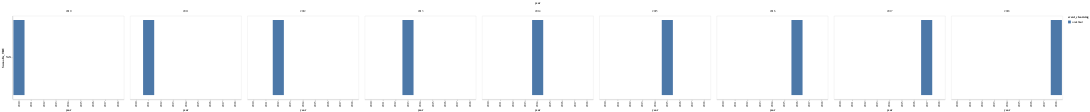

Notebook code for this chart:
### Code cell
alt.Chart(data_tru_df).mark_bar().encode(
    x='year:O',
    y='sum(is_TRU)',
    color='event_clearning:N',
    column='year:N'
)

### Figure 1 — Vega-Lite specification as saved in the notebook (floating-point values rounded to 4 significant figures)
{"$schema": "https://vega.github.io/schema/vega-lite/v2.6.0.json", "config": {"view": {"height": 300, "width": 400}}, "data": {"name": "data-e83c707268c5c1594301d2ab95150406"}, "datasets": {"data-e83c707268c5c1594301d2ab95150406": [{"arrived_time": "2010-04-26T10:33:27", "beat": "N3", "call_type": "TELEPHONE OTHER, NOT 911", "crime_type": "rape", "event_clearing": "RADIO BROADCAST AND CLEAR", "final_call_type": "Acquaintance Rape", "initial_call_type": "TRU - RAPE", "is_TRU": "yes", "is_arrest": "no", "month": 4, "original_time_queued": "2010-04-26T10:00:35", "precinct": "North", "priority": 5, "sector": "NORA", "time_delta": 1972, "year": 2010}, {"arrived_time": "2010-06-04T15:05:24", "beat": "Q3", "call_type": "TELEPHONE OTHER, NOT 911", "crime_type": "rape", "event_clearing": "RADIO BROADCAST AND CLEAR", "final_call_type": "Stranger Rape", "initial_call_type": "TRU - ASLT - WITH OR W/O WPNS (NO SHOOTINGS)", "is_TRU": "yes", "is_arrest": "no", "month": 6, "original_time_queued": "2010-06-04T14:15:48", "precinct": "West", "priority": 5, "sector": "QUEEN", "time_delta": 2976, "year": 2010}, {"arrived_time": "2010-06-09T09:11:39", "beat": "C1", "call_type": "TELEPHONE OTHER, NOT 911", "crime_type": "rape", "event_clearing": "REPORT WRITTEN (NO ARREST)", "final_call_type": "Acquaintance Rape", "initial_call_type": "TRU - RAPE", "is_TRU": "yes", "is_arrest": "no", "month": 6, "original_time_queued": "2010-06-09T08:28:18", "precinct": "East", "priority": 5, "sector": "CHARLIE", "time_delta": 2601, "year": 2010}, {"arrived_time": "2010-07-26T15:09:39", "beat": "W2", "call_type": "TELEPHONE OTHER, NOT 911", "crime_type": "rape", "event_clearing": "REPORT WRITTEN (NO ARREST)", "final_call_type": "Stranger Rape", "initial_call_type": "TRU - RAPE", "is_TRU": "yes", "is_arrest": "no", "month": 7, "original_time_queued": "2010-07-26T15:08:29", "precinct": "Southwest", "priority": 5, "sector": "WILLIAM", "time_delta": 70, "year": 2010}, {"arrived_time": "2010-09-28T11:54:04", "beat": "B1", "call_type": "TELEPHONE OTHER, NOT 911", "crime_type": "rape", "event_clearing": "REPORT WRITTEN (NO ARREST)", "final_call_type": "Stranger Rape", "initial_call_type": "TRU - RAPE", "is_TRU": "yes", "is_arrest": "no", "month": 9, "original_time_queued": "2010-09-28T10:13:59", "precinct": "North", "priority": 5, "sector": "BOY", "time_delta": 6005, "year": 2010}, {"arrived_time": "2011-05-25T17:21:21", "beat": "CTY", "call_type": "TELEPHONE OTHER, NOT 911", "crime_type": "rape", "event_clearing": "NON-CRIMINAL REFERRAL", "final_call_type": "Acquaintance Rape", "initial_call_type": "TRU - RAPE", "is_TRU": "yes", "is_arrest": "no", "month": 5, "original_time_queued": "2011-05-25T17:19:31", "precinct": "Unknown", "priority": 5, "sector": null, "time_delta": 110, "year": 2011}, {"arrived_time": "2011-05-26T15:42:53", "beat": "INV", "call_type": "TELEPHONE OTHER, NOT 911", "crime_type": "rape", "event_clearing": "NON-CRIMINAL REFERRAL", "final_call_type": "Acquaintance Rape", "initial_call_type": "TRU - RAPE", "is_TRU": "yes", "is_arrest": "no", "month": 5, "original_time_queued": "2011-05-26T15:42:25", "precinct": "Unknown", "priority": 5, "sector": null, "time_delta": 28, "year": 2011}, {"arrived_time": "2011-09-22T16:46:56", "beat": "TQ", "call_type": "TELEPHONE OTHER, NOT 911", "crime_type": "rape", "event_clearing": "REPORT WRITTEN (NO ARREST)", "final_call_type": "Stranger Rape", "initial_call_type": "TRU - RAPE", "is_TRU": "yes", "is_arrest": "no", "month": 9, "original_time_queued": "2011-09-22T16:45:48", "precinct": "Unknown", "priority": 5, "sector": null, "time_delta": 68, "year": 2011}, {"arrived_time": "2011-12-08T17:22:37", "beat": "C2", "call_type": "TELEPHONE OTHER, NOT 911", "crime_type": "rape", "event_clearing": "ASSISTANCE RENDERED", "final_call_type": "Acquaintance Rape", "initial_call_type": "TRU - RAPE", "is_TRU": "yes", "is_arrest": "no", "month": 12, "original_time_queued": "2011-12-08T17:14:16", "precinct": "East", "priority": 5, "sector": "CHARLIE", "time_delta": 501, "year": 2011}, {"arrived_time": "2012-02-16T10:03:24", "beat": "U2", "call_type": "TELEPHONE OTHER, NOT 911", "crime_type": "rape", "event_clearing": "ASSISTANCE RENDERED", "final_call_type": "Stranger Rape", "initial_call_type": "TRU - ASLT - WITH OR W/O WPNS (NO SHOOTINGS)", "is_TRU": "yes", "is_arrest": "no", "month": 2, "original_time_queued": "2012-02-16T10:02:11", "precinct": "North", "priority": 5, "sector": "UNION", "time_delta": 73, "year": 2012}, {"arrived_time": "2012-02-24T16:25:38", "beat": "D3", "call_type": "TELEPHONE OTHER, NOT 911", "crime_type": "rape", "event_clearing": "REPORT WRITTEN (NO ARREST)", "final_call_type": "Acquaintance Rape", "initial_call_type": "TRU - RAPE", "is_TRU": "yes", "is_arrest": "no", "month": 2, "original_time_queued": "2012-02-24T16:21:25", "precinct": "West", "priority": 5, "sector": "DAVID", "time_delta": 253, "year": 2012}, {"arrived_time": "2012-04-23T14:42:37", "beat": "M1", "call_type": "TELEPHONE OTHER, NOT 911", "crime_type": "rape", "event_clearing": "RADIO BROADCAST AND CLEAR", "final_call_type": "Acquaintance Rape", "initial_call_type": "TRU - RAPE", "is_TRU": "yes", "is_arrest": "no", "month": 4, "original_time_queued": "2012-04-23T12:09:51", "precinct": "West", "priority": 5, "sector": "MARY", "time_delta": 9166, "year": 2012}, {"arrived_time": "2012-06-13T19:36:21", "beat": "G2", "call_type": "TELEPHONE OTHER, NOT 911", "crime_type": "rape", "event_clearing": "ASSISTANCE RENDERED", "final_call_type": "Acquaintance Rape", "initial_call_type": "TRU - RAPE", "is_TRU": "yes", "is_arrest": "no", "month": 6, "original_time_queued": "2012-06-13T18:59:33", "precinct": "East", "priority": 5, "sector": "GEORGE", "time_delta": 2208, "year": 2012}, {"arrived_time": "2012-07-11T12:26:46", "beat": "O1", "call_type": "TELEPHONE OTHER, NOT 911", "crime_type": "rape", "event_clearing": "REPORT WRITTEN (NO ARREST)", "final_call_type": "Acquaintance Rape", "initial_call_type": "TRU - RAPE", "is_TRU": "yes", "is_arrest": "no", "month": 7, "original_time_queued": "2012-07-11T12:24:16", "precinct": "South", "priority": 5, "sector": "OCEAN", "time_delta": 150, "year": 2012}, {"arrived_time": "2012-09-18T13:20:59", "beat": "S1", "call_type": "TELEPHONE OTHER, NOT 911", "crime_type": "rape", "event_clearing": "REPORT WRITTEN (NO ARREST)", "final_call_type": "Acquaintance Rape", "initial_call_type": "TRU - RAPE", "is_TRU": "yes", "is_arrest": "no", "month": 9, "original_time_queued": "2012-09-18T12:55:03", "precinct": "South", "priority": 5, "sector": "SAM", "time_delta": 1556, "year": 2012}, {"arrived_time": "2013-01-07T08:23:13", "beat": "COMM", "call_type": "TELEPHONE OTHER, NOT 911", "crime_type": "rape", "event_clearing": "REPORT WRITTEN (NO ARREST)", "final_call_type": "Acquaintance Rape", "initial_call_type": "TRU - ASLT - MOLESTED ADULT (GROPED, FONDLED, ETC)", "is_TRU": "yes", "is_arrest": "no", "month": 1, "original_time_queued": "2013-01-07T08:19:21", "precinct": "Unknown", "priority": 5, "sector": null, "time_delta": 232, "year": 2013}, {"arrived_time": "2013-03-21T18:17:48", "beat": "G1", "call_type": "TELEPHONE OTHER, NOT 911", "crime_type": "rape", "event_clearing": "ASSISTANCE RENDERED", "final_call_type": "Acquaintance Rape", "initial_call_type": "TRU - THEFT", "is_TRU": "yes", "is_arrest": "no", "month": 3, "original_time_queued": "2013-03-21T17:37:45", "precinct": "East", "priority": 5, "sector": "GEORGE", "time_delta": 2403, "year": 2013}, {"arrived_time": "2013-03-22T10:05:51", "beat": "D3", "call_type": "TELEPHONE OTHER, NOT 911", "crime_type": "rape", "event_clearing": "REPORT WRITTEN (NO ARREST)", "final_call_type": "Acquaintance Rape", "initial_call_type": "TRU - CHILD ABUSED, NEGLECTED", "is_TRU": "yes", "is_arrest": "no", "month": 3, "original_time_queued": "2013-03-22T09:20:45", "precinct": "West", "priority": 5, "sector": "DAVID", "time_delta": 2706, "year": 2013}, {"arrived_time": "2013-04-12T10:44:36", "beat": "B1", "call_type": "911", "crime_type": "rape", "event_clearing": "REPORT WRITTEN (NO ARREST)", "final_call_type": "Acquaintance Rape", "initial_call_type": "TRU - ASLT - MOLESTED ADULT (GROPED, FONDLED, ETC)", "is_TRU": "yes", "is_arrest": "no", "month": 4, "original_time_queued": "2013-04-12T09:33:39", "precinct": "North", "priority": 5, "sector": "BOY", "time_delta": 4257, "year": 2013}, {"arrived_time": "2013-06-21T15:19:52", "beat": "C1", "call_type": "TELEPHONE OTHER, NOT 911", "crime_type": "rape", "event_clearing": "REPORT WRITTEN (NO ARREST)", "final_call_type": "Acquaintance Rape", "initial_call_type": "TRU - ASLT - WITH OR W/O WPNS (NO SHOOTINGS)", "is_TRU": "yes", "is_arrest": "no", "month": 6, "original_time_queued": "2013-06-21T14:36:04", "precinct": "East", "priority": 5, "sector": "CHARLIE", "time_delta": 2628, "year": 2013}, {"arrived_time": "2013-06-21T19:15:42", "beat": "S", "call_type": "TELEPHONE OTHER, NOT 911", "crime_type": "rape", "event_clearing": "UNABLE TO LOCATE INCIDENT OR COMPLAINANT", "final_call_type": "Acquaintance Rape", "initial_call_type": "TRU - RAPE", "is_TRU": "yes", "is_arrest": "no", "month": 6, "original_time_queued": "2013-06-21T19:06:23", "precinct": "Unknown", "priority": 5, "sector": null, "time_delta": 559, "year": 2013}, {"arrived_time": "2013-07-17T15:43:17", "beat": "M2", "call_type": "TELEPHONE OTHER, NOT 911", "crime_type": "rape", "event_clearing": "ASSISTANCE RENDERED", "final_call_type": "Acquaintance Rape", "initial_call_type": "TRU - RAPE", "is_TRU": "yes", "is_arrest": "no", "month": 7, "original_time_queued": "2013-07-17T13:42:43", "precinct": "West", "priority": 5, "sector": "MARY", "time_delta": 7234, "year": 2013}, {"arrived_time": "2013-07-17T20:38:52", "beat": "N", "call_type": "TELEPHONE OTHER, NOT 911", "crime_type": "rape", "event_clearing": "REPORT WRITTEN (NO ARREST)", "final_call_type": "Stranger Rape", "initial_call_type": "TRU - ASLT - WITH OR W/O WPNS (NO SHOOTINGS)", "is_TRU": "yes", "is_arrest": "no", "month": 7, "original_time_queued": "2013-07-17T20:36:09", "precinct": "Unknown", "priority": 5, "sector": null, "time_delta": 163, "year": 2013}, {"arrived_time": "2013-07-18T18:54:02", "beat": "M2", "call_type": "TELEPHONE OTHER, NOT 911", "crime_type": "rape", "event_clearing": "REPORT WRITTEN (NO ARREST)", "final_call_type": "Acquaintance Rape", "initial_call_type": "TRU - RAPE", "is_TRU": "yes", "is_arrest": "no", "month": 7, "original_time_queued": "2013-07-18T17:45:54", "precinct": "West", "priority": 5, "sector": "MARY", "time_delta": 4088, "year": 2013}, {"arrived_time": "2013-08-14T18:37:17", "beat": "N", "call_type": "TELEPHONE OTHER, NOT 911", "crime_type": "rape", "event_clearing": "REPORT WRITTEN (NO ARREST)", "final_call_type": "Acquaintance Rape", "initial_call_type": "TRU - RAPE", "is_TRU": "yes", "is_arrest": "no", "month": 8, "original_time_queued": "2013-08-14T17:51:53", "precinct": "Unknown", "priority": 5, "sector": null, "time_delta": 2724, "year": 2013}, {"arrived_time": "2013-09-04T15:15:52", "beat": "C2", "call_type": "TELEPHONE OTHER, NOT 911", "crime_type": "rape", "event_clearing": "REPORT WRITTEN (NO ARREST)", "final_call_type": "Acquaintance Rape", "initial_call_type": "TRU - CHILD ABUSED, NEGLECTED", "is_TRU": "yes", "is_arrest": "no", "month": 9, "original_time_queued": "2013-09-04T12:41:30", "precinct": "East", "priority": 5, "sector": "CHARLIE", "time_delta": 9262, "year": 2013}, {"arrived_time": "2013-09-09T10:49:55", "beat": "COMM", "call_type": "TELEPHONE OTHER, NOT 911", "crime_type": "rape", "event_clearing": "REPORT WRITTEN (NO ARREST)", "final_call_type": "Acquaintance Rape", "initial_call_type": "TRU - RAPE", "is_TRU": "yes", "is_arrest": "no", "month": 9, "original_time_queued": "2013-09-09T10:42:42", "precinct": "Unknown", "priority": 5, "sector": null, "time_delta": 433, "year": 2013}, {"arrived_time": "2013-10-01T20:47:06", "beat": "B3", "call_type": "TELEPHONE OTHER, NOT 911", "crime_type": "rape", "event_clearing": "UNABLE TO LOCATE INCIDENT OR COMPLAINANT", "final_call_type": "Acquaintance Rape", "initial_call_type": "TRU - RAPE", "is_TRU": "yes", "is_arrest": "no", "month": 10, "original_time_queued": "2013-10-01T20:45:39", "precinct": "North", "priority": 5, "sector": "BOY", "time_delta": 87, "year": 2013}, {"arrived_time": "2013-10-21T11:36:31", "beat": "COMM", "call_type": "TELEPHONE OTHER, NOT 911", "crime_type": "rape", "event_clearing": "REPORT WRITTEN (NO ARREST)", "final_call_type": "Acquaintance Rape", "initial_call_type": "TRU - ASLT - WITH OR W/O WPNS (NO SHOOTINGS)", "is_TRU": "yes", "is_arrest": "no", "month": 10, "original_time_queued": "2013-10-21T10:46:49", "precinct": "Unknown", "priority": 5, "sector": null, "time_delta": 2982, "year": 2013}, {"arrived_time": "2013-11-01T15:47:17", "beat": "TQ", "call_type": "TELEPHONE OTHER, NOT 911", "crime_type": "rape", "event_clearing": "UNABLE TO LOCATE INCIDENT OR COMPLAINANT", "final_call_type": "Acquaintance Rape", "initial_call_type": "TRU - RAPE", "is_TRU": "yes", "is_arrest": "no", "month": 11, "original_time_queued": "2013-11-01T14:44:03", "precinct": "Unknown", "priority": 5, "sector": null, "time_delta": 3794, "year": 2013}, {"arrived_time": "2013-11-04T15:33:10", "beat": "COMM", "call_type": "TELEPHONE OTHER, NOT 911", "crime_type": "rape", "event_clearing": "UNABLE TO LOCATE INCIDENT OR COMPLAINANT", "final_call_type": "Acquaintance Rape", "initial_call_type": "TRU - RAPE", "is_TRU": "yes", "is_arrest": "no", "month": 11, "original_time_queued": "2013-11-04T14:34:31", "precinct": "Unknown", "priority": 5, "sector": null, "time_delta": 3519, "year": 2013}, {"arrived_time": "2014-02-28T10:36:45", "beat": "L1", "call_type": "TELEPHONE OTHER, NOT 911", "crime_type": "rape", "event_clearing": "REPORT WRITTEN (NO ARREST)", "final_call_type": "Acquaintance Rape", "initial_call_type": "TRU - ASLT - WITH OR W/O WPNS (NO SHOOTINGS)", "is_TRU": "yes", "is_arrest": "no", "month": 2, "original_time_queued": "2014-02-28T10:06:42", "precinct": "North", "priority": 5, "sector": "LINCOLN", "time_delta": 1803, "year": 2014}, {"arrived_time": "2014-03-31T13:45:45", "beat": "D1", "call_type": "TELEPHONE OTHER, NOT 911", "crime_type": "rape", "event_clearing": "REPORT WRITTEN (NO ARREST)", "final_call_type": "Stranger Rape", "initial_call_type": "TRU - ASLT - WITH OR W/O WPNS (NO SHOOTINGS)", "is_TRU": "yes", "is_arrest": "no", "month": 3, "original_time_queued": "2014-03-31T08:32:34", "precinct": "West", "priority": 5, "sector": "DAVID", "time_delta": 18791, "year": 2014}, {"arrived_time": "2014-05-08T16:32:04", "beat": "B2", "call_type": "TELEPHONE OTHER, NOT 911", "crime_type": "rape", "event_clearing": "REPORT WRITTEN (NO ARREST)", "final_call_type": "Stranger Rape", "initial_call_type": "TRU - RAPE", "is_TRU": "yes", "is_arrest": "no", "month": 5, "original_time_queued": "2014-05-08T09:38:58", "precinct": "North", "priority": 5, "sector": "BOY", "time_delta": 24786, "year": 2014}, {"arrived_time": "2014-08-05T18:52:47", "beat": "M1", "call_type": "TELEPHONE OTHER, NOT 911", "crime_type": "rape", "event_clearing": "REPORT WRITTEN (NO ARREST)", "final_call_type": "Acquaintance Rape", "initial_call_type": "TRU - RAPE", "is_TRU": "yes", "is_arrest": "no", "month": 8, "original_time_queued": "2014-08-05T11:09:19", "precinct": "West", "priority": 5, "sector": "MARY", "time_delta": 27808, "year": 2014}, {"arrived_time": "2014-08-18T19:47:54", "beat": "K3", "call_type": "TELEPHONE OTHER, NOT 911", "crime_type": "rape", "event_clearing": "UNABLE TO LOCATE INCIDENT OR COMPLAINANT", "final_call_type": "Stranger Rape", "initial_call_type": "TRU - ROBBERY", "is_TRU": "yes", "is_arrest": "no", "month": 8, "original_time_queued": "2014-08-18T19:46:41", "precinct": "West", "priority": 5, "sector": "KING", "time_delta": 73, "year": 2014}, {"arrived_time": "2014-11-04T10:05:51", "beat": "D1", "call_type": "TELEPHONE OTHER, NOT 911", "crime_type": "rape", "event_clearing": "REPORT WRITTEN (NO ARREST)", "final_call_type": "Acquaintance Rape", "initial_call_type": "TRU - RAPE", "is_TRU": "yes", "is_arrest": "no", "month": 11, "original_time_queued": "2014-11-04T09:37:28", "precinct": "West", "priority": 5, "sector": "DAVID", "time_delta": 1703, "year": 2014}, {"arrived_time": "2015-03-05T09:43:19", "beat": "L1", "call_type": "TELEPHONE OTHER, NOT 911", "crime_type": "rape", "event_clearing": "REPORT WRITTEN (NO ARREST)", "final_call_type": "Acquaintance Rape", "initial_call_type": "TRU - RAPE", "is_TRU": "yes", "is_arrest": "no", "month": 3, "original_time_queued": "2015-03-05T09:41:42", "precinct": "North", "priority": 5, "sector": "LINCOLN", "time_delta": 97, "year": 2015}, {"arrived_time": "2015-03-05T21:29:08", "beat": "COMM", "call_type": "TELEPHONE OTHER, NOT 911", "crime_type": "rape", "event_clearing": "REPORT WRITTEN (NO ARREST)", "final_call_type": "Acquaintance Rape", "initial_call_type": "TRU - RAPE", "is_TRU": "yes", "is_arrest": "no", "month": 3, "original_time_queued": "2015-03-05T21:17:22", "precinct": "Unknown", "priority": 5, "sector": null, "time_delta": 706, "year": 2015}, {"arrived_time": "2015-03-10T16:06:51", "beat": "COMM", "call_type": "TELEPHONE OTHER, NOT 911", "crime_type": "rape", "event_clearing": "UNABLE TO LOCATE INCIDENT OR COMPLAINANT", "final_call_type": "Acquaintance Rape", "initial_call_type": "TRU - CHILD ABUSED, NEGLECTED", "is_TRU": "yes", "is_arrest": "no", "month": 3, "original_time_queued": "2015-03-10T16:06:01", "precinct": "Unknown", "priority": 5, "sector": null, "time_delta": 50, "year": 2015}, {"arrived_time": "2015-03-12T07:00:40", "beat": "M1", "call_type": "TELEPHONE OTHER, NOT 911", "crime_type": "rape", "event_clearing": "UNABLE TO LOCATE INCIDENT OR COMPLAINANT", "final_call_type": "Stranger Rape", "initial_call_type": "TRU - RAPE", "is_TRU": "yes", "is_arrest": "no", "month": 3, "original_time_queued": "2015-03-12T06:47:56", "precinct": "West", "priority": 5, "sector": "MARY", "time_delta": 764, "year": 2015}, {"arrived_time": "2015-04-07T17:01:37", "beat": "U3", "call_type": "TELEPHONE OTHER, NOT 911", "crime_type": "rape", "event_clearing": "REPORT WRITTEN (NO ARREST)", "final_call_type": "Acquaintance Rape", "initial_call_type": "TRU - RAPE", "is_TRU": "yes", "is_arrest": "no", "month": 4, "original_time_queued": "2015-04-07T16:53:35", "precinct": "North", "priority": 5, "sector": "UNION", "time_delta": 482, "year": 2015}, {"arrived_time": "2015-05-21T16:39:01", "beat": "E", "call_type": "TELEPHONE OTHER, NOT 911", "crime_type": "rape", "event_clearing": "REPORT WRITTEN (NO ARREST)", "final_call_type": "Stranger Rape", "initial_call_type": "TRU - RAPE", "is_TRU": "yes", "is_arrest": "no", "month": 5, "original_time_queued": "2015-05-21T16:32:12", "precinct": "Unknown", "priority": 5, "sector": null, "time_delta": 409, "year": 2015}, {"arrived_time": "2015-06-22T12:10:28", "beat": "COMM", "call_type": "TELEPHONE OTHER, NOT 911", "crime_type": "rape", "event_clearing": "REPORT WRITTEN (NO ARREST)", "final_call_type": "Acquaintance Rape", "initial_call_type": "TRU - RAPE", "is_TRU": "yes", "is_arrest": "no", "month": 6, "original_time_queued": "2015-06-22T11:56:00", "precinct": "Unknown", "priority": 5, "sector": null, "time_delta": 868, "year": 2015}, {"arrived_time": "2015-07-13T19:05:21", "beat": "E3", "call_type": "TELEPHONE OTHER, NOT 911", "crime_type": "rape", "event_clearing": "REPORT WRITTEN (NO ARREST)", "final_call_type": "Acquaintance Rape", "initial_call_type": "TRU - RAPE", "is_TRU": "yes", "is_arrest": "no", "month": 7, "original_time_queued": "2015-07-13T17:35:38", "precinct": "East", "priority": 5, "sector": "EDWARD", "time_delta": 5383, "year": 2015}, {"arrived_time": "2015-10-06T17:23:35", "beat": "M3", "call_type": "TELEPHONE OTHER, NOT 911", "crime_type": "rape", "event_clearing": "REPORT WRITTEN (NO ARREST)", "final_call_type": "Stranger Rape", "initial_call_type": "TRU - ASLT - WITH OR W/O WPNS (NO SHOOTINGS)", "is_TRU": "yes", "is_arrest": "no", "month": 10, "original_time_queued": "2015-10-06T17:14:06", "precinct": "West", "priority": 5, "sector": "MARY", "time_delta": 569, "year": 2015}, {"arrived_time": "2015-12-08T13:24:52", "beat": "G1", "call_type": "TELEPHONE OTHER, NOT 911", "crime_type": "rape", "event_clearing": "REPORT WRITTEN (NO ARREST)", "final_call_type": "Stranger Rape", "initial_call_type": "TRU - RAPE", "is_TRU": "yes", "is_arrest": "no", "month": 12, "original_time_queued": "2015-12-08T13:23:37", "precinct": "East", "priority": 5, "sector": "GEORGE", "time_delta": 75, "year": 2015}, {"arrived_time": "2016-03-04T17:36:28", "beat": "K1", "call_type": "TELEPHONE OTHER, NOT 911", "crime_type": "rape", "event_clearing": "REPORT WRITTEN (NO ARREST)", "final_call_type": "Acquaintance Rape", "initial_call_type": "TRU - ASLT - WITH OR W/O WPNS (NO SHOOTINGS)", "is_TRU": "yes", "is_arrest": "no", "month": 3, "original_time_queued": "2016-03-04T17:34:56", "precinct": "West", "priority": 5, "sector": "KING", "time_delta": 92, "year": 2016}, {"arrived_time": "2016-04-28T16:15:16", "beat": "COMM", "call_type": "ONVIEW", "crime_type": "rape", "event_clearing": "REPORT WRITTEN (NO ARREST)", "final_call_type": "Stranger Rape", "initial_call_type": "TRU - RAPE", "is_TRU": "yes", "is_arrest": "no", "month": 4, "original_time_queued": "2016-04-28T16:15:16", "precinct": "Unknown", "priority": 5, "sector": null, "time_delta": 0, "year": 2016}, {"arrived_time": "2016-08-04T12:14:07", "beat": "B2", "call_type": "TELEPHONE OTHER, NOT 911", "crime_type": "rape", "event_clearing": "ASSISTANCE RENDERED", "final_call_type": "Stranger Rape", "initial_call_type": "TRU - RAPE", "is_TRU": "yes", "is_arrest": "no", "month": 8, "original_time_queued": "2016-08-04T12:05:10", "precinct": "North", "priority": 5, "sector": "BOY", "time_delta": 537, "year": 2016}, {"arrived_time": "2016-08-29T17:44:49", "beat": "E2", "call_type": "TELEPHONE OTHER, NOT 911", "crime_type": "rape", "event_clearing": "ASSISTANCE RENDERED", "final_call_type": "Acquaintance Rape", "initial_call_type": "TRU - ASLT - WITH OR W/O WPNS (NO SHOOTINGS)", "is_TRU": "yes", "is_arrest": "no", "month": 8, "original_time_queued": "2016-08-29T16:37:39", "precinct": "East", "priority": 5, "sector": "EDWARD", "time_delta": 4030, "year": 2016}, {"arrived_time": "2017-01-04T19:14:41", "beat": "U2", "call_type": "TELEPHONE OTHER, NOT 911", "crime_type": "rape", "event_clearing": "REPORT WRITTEN (NO ARREST)", "final_call_type": "Acquaintance Rape", "initial_call_type": "TRU - RAPE", "is_TRU": "yes", "is_arrest": "no", "month": 1, "original_time_queued": "2017-01-04T13:44:26", "precinct": "North", "priority": 5, "sector": "UNION", "time_delta": 19815, "year": 2017}, {"arrived_time": "2017-01-12T19:56:54", "beat": "Q2", "call_type": "TELEPHONE OTHER, NOT 911", "crime_type": "rape", "event_clearing": "REPORT WRITTEN (NO ARREST)", "final_call_type": "Acquaintance Rape", "initial_call_type": "TRU - RAPE", "is_TRU": "yes", "is_arrest": "no", "month": 1, "original_time_queued": "2017-01-12T19:45:00", "precinct": "West", "priority": 5, "sector": "QUEEN", "time_delta": 714, "year": 2017}, {"arrived_time": "2017-08-15T12:56:09", "beat": "M1", "call_type": "TELEPHONE OTHER, NOT 911", "crime_type": "rape", "event_clearing": "REPORT WRITTEN (NO ARREST)", "final_call_type": "Acquaintance Rape", "initial_call_type": "TRU - RAPE", "is_TRU": "yes", "is_arrest": "no", "month": 8, "original_time_queued": "2017-08-15T12:45:10", "precinct": "West", "priority": 5, "sector": "MARY", "time_delta": 659, "year": 2017}, {"arrived_time": "2017-08-15T17:36:15", "beat": "Q1", "call_type": "TELEPHONE OTHER, NOT 911", "crime_type": "rape", "event_clearing": "ASSISTANCE RENDERED", "final_call_type": "Acquaintance Rape", "initial_call_type": "TRU - RAPE", "is_TRU": "yes", "is_arrest": "no", "month": 8, "original_time_queued": "2017-08-15T13:28:57", "precinct": "West", "priority": 5, "sector": "QUEEN", "time_delta": 14838, "year": 2017}, {"arrived_time": "2017-09-20T11:03:05", "beat": "D1", "call_type": "TELEPHONE OTHER, NOT 911", "crime_type": "rape", "event_clearing": "REPORT WRITTEN (NO ARREST)", "final_call_type": "Stranger Rape", "initial_call_type": "TRU - SUSPICIOUS CIRCUMSTANCES", "is_TRU": "yes", "is_arrest": "no", "month": 9, "original_time_queued": "2017-09-20T10:59:36", "precinct": "West", "priority": 5, "sector": "DAVID", "time_delta": 209, "year": 2017}, {"arrived_time": "2017-11-17T12:26:24", "beat": "COMM", "call_type": "TELEPHONE OTHER, NOT 911", "crime_type": "rape", "event_clearing": "REPORT WRITTEN (NO ARREST)", "final_call_type": "Stranger Rape", "initial_call_type": "TRU - RAPE", "is_TRU": "yes", "is_arrest": "no", "month": 11, "original_time_queued": "2017-11-17T12:25:27", "precinct": "Unknown", "priority": 5, "sector": null, "time_delta": 57, "year": 2017}, {"arrived_time": "2017-12-15T15:30:59", "beat": "E2", "call_type": "TELEPHONE OTHER, NOT 911", "crime_type": "rape", "event_clearing": "REPORT WRITTEN (NO ARREST)", "final_call_type": "Acquaintance Rape", "initial_call_type": "TRU - RAPE", "is_TRU": "yes", "is_arrest": "no", "month": 12, "original_time_queued": "2017-12-15T14:45:36", "precinct": "East", "priority": 5, "sector": "EDWARD", "time_delta": 2723, "year": 2017}, {"arrived_time": "2018-01-07T14:11:09", "beat": "K1", "call_type": "TELEPHONE OTHER, NOT 911", "crime_type": "rape", "event_clearing": "REPORT WRITTEN (NO ARREST)", "final_call_type": "Acquaintance Rape", "initial_call_type": "TRU - RAPE", "is_TRU": "yes", "is_arrest": "no", "month": 1, "original_time_queued": "2018-01-07T13:14:53", "precinct": "West", "priority": 5, "sector": "KING", "time_delta": 3376, "year": 2018}, {"arrived_time": "2018-01-10T14:40:36", "beat": "E2", "call_type": "TELEPHONE OTHER, NOT 911", "crime_type": "rape", "event_clearing": "REPORT WRITTEN (NO ARREST)", "final_call_type": "Acquaintance Rape", "initial_call_type": "TRU - ASLT - MOLESTED ADULT (GROPED, FONDLED, ETC)", "is_TRU": "yes", "is_arrest": "no", "month": 1, "original_time_queued": "2018-01-10T12:14:14", "precinct": "East", "priority": 5, "sector": "EDWARD", "time_delta": 8782, "year": 2018}, {"arrived_time": "2018-01-19T14:15:44", "beat": "U2", "call_type": "TELEPHONE OTHER, NOT 911", "crime_type": "rape", "event_clearing": "REPORT WRITTEN (NO ARREST)", "final_call_type": "Acquaintance Rape", "initial_call_type": "TRU - ASLT - MOLESTED ADULT (GROPED, FONDLED, ETC)", "is_TRU": "yes", "is_arrest": "no", "month": 1, "original_time_queued": "2018-01-19T13:56:18", "precinct": "North", "priority": 5, "sector": "UNION", "time_delta": 1166, "year": 2018}, {"arrived_time": "2018-01-29T11:44:16", "beat": "D1", "call_type": "TELEPHONE OTHER, NOT 911", "crime_type": "rape", "event_clearing": "REPORT WRITTEN (NO ARREST)", "final_call_type": "Acquaintance Rape", "initial_call_type": "TRU - ASLT - MOLESTED ADULT (GROPED, FONDLED, ETC)", "is_TRU": "yes", "is_arrest": "no", "month": 1, "original_time_queued": "2018-01-29T10:42:52", "precinct": "West", "priority": 5, "sector": "DAVID", "time_delta": 3684, "year": 2018}, {"arrived_time": "2018-02-01T09:44:54", "beat": "L1", "call_type": "TELEPHONE OTHER, NOT 911", "crime_type": "rape", "event_clearing": "REPORT WRITTEN (NO ARREST)", "final_call_type": "Stranger Rape", "initial_call_type": "TRU - ASLT - MOLESTED ADULT (GROPED, FONDLED, ETC)", "is_TRU": "yes", "is_arrest": "no", "month": 2, "original_time_queued": "2018-02-01T09:33:23", "precinct": "North", "priority": 5, "sector": "LINCOLN", "time_delta": 691, "year": 2018}, {"arrived_time": "2018-03-01T12:01:30", "beat": "L2", "call_type": "911", "crime_type": "rape", "event_clearing": "REPORT WRITTEN (NO ARREST)", "final_call_type": "Acquaintance Rape", "initial_call_type": "TRU - RAPE", "is_TRU": "yes", "is_arrest": "no", "month": 3, "original_time_queued": "2018-03-01T11:35:23", "precinct": "North", "priority": 5, "sector": "LINCOLN", "time_delta": 1567, "year": 2018}, {"arrived_time": "2018-03-14T16:40:33", "beat": "Q3", "call_type": "TELEPHONE OTHER, NOT 911", "crime_type": "rape", "event_clearing": "ASSISTANCE RENDERED", "final_call_type": "Acquaintance Rape", "initial_call_type": "TRU - RAPE", "is_TRU": "yes", "is_arrest": "no", "month": 3, "original_time_queued": "2018-03-14T16:28:24", "precinct": "West", "priority": 5, "sector": "QUEEN", "time_delta": 729, "year": 2018}, {"arrived_time": "2018-03-29T10:52:46", "beat": "C2", "call_type": "TELEPHONE OTHER, NOT 911", "crime_type": "rape", "event_clearing": "REPORT WRITTEN (NO ARREST)", "final_call_type": "Acquaintance Rape", "initial_call_type": "TRU - RAPE", "is_TRU": "yes", "is_arrest": "no", "month": 3, "original_time_queued": "2018-03-29T10:20:12", "precinct": "East", "priority": 5, "sector": "CHARLIE", "time_delta": 1954, "year": 2018}, {"arrived_time": "2018-05-01T11:10:56", "beat": "COMM", "call_type": "TELEPHONE OTHER, NOT 911", "crime_type": "rape", "event_clearing": "REPORT WRITTEN (NO ARREST)", "final_call_type": "Acquaintance Rape", "initial_call_type": "TRU - RAPE", "is_TRU": "yes", "is_arrest": "no", "month": 5, "original_time_queued": "2018-05-01T10:18:34", "precinct": "Unknown", "priority": 5, "sector": null, "time_delta": 3142, "year": 2018}, {"arrived_time": "2018-05-12T23:31:18", "beat": "K3", "call_type": "TELEPHONE OTHER, NOT 911", "crime_type": "rape", "event_clearing": "UNABLE TO LOCATE INCIDENT OR COMPLAINANT", "final_call_type": "Acquaintance Rape", "initial_call_type": "TRU - RAPE", "is_TRU": "yes", "is_arrest": "no", "month": 5, "original_time_queued": "2018-05-12T22:40:55", "precinct": "West", "priority": 5, "sector": "KING", "time_delta": 3023, "year": 2018}, {"arrived_time": "2018-07-09T15:47:51", "beat": "J2", "call_type": "TELEPHONE OTHER, NOT 911", "crime_type": "rape", "event_clearing": "REPORT WRITTEN (NO ARREST)", "final_call_type": "Acquaintance Rape", "initial_call_type": "TRU - RAPE", "is_TRU": "yes", "is_arrest": "no", "month": 7, "original_time_queued": "2018-07-09T12:47:54", "precinct": "North", "priority": 5, "sector": "JOHN", "time_delta": 10797, "year": 2018}, {"arrived_time": "2018-08-28T18:29:07", "beat": "COMM", "call_type": "TELEPHONE OTHER, NOT 911", "crime_type": "rape", "event_clearing": "REPORT WRITTEN (NO ARREST)", "final_call_type": "Stranger Rape", "initial_call_type": "TRU - RAPE", "is_TRU": "yes", "is_arrest": "no", "month": 8, "original_time_queued": "2018-08-28T18:12:11", "precinct": "Unknown", "priority": 5, "sector": null, "time_delta": 1016, "year": 2018}, {"arrived_time": "2018-10-04T14:03:12", "beat": "U2", "call_type": "911", "crime_type": "rape", "event_clearing": "REPORT WRITTEN (NO ARREST)", "final_call_type": "Stranger Rape", "initial_call_type": "TRU - RAPE", "is_TRU": "yes", "is_arrest": "no", "month": 10, "original_time_queued": "2018-10-04T10:26:17", "precinct": "North", "priority": 5, "sector": "UNION", "time_delta": 13015, "year": 2018}, {"arrived_time": "2018-10-10T20:40:41", "beat": "L1", "call_type": "TELEPHONE OTHER, NOT 911", "crime_type": "rape", "event_clearing": "REPORT WRITTEN (NO ARREST)", "final_call_type": "Acquaintance Rape", "initial_call_type": "TRU - ASLT - WITH OR W/O WPNS (NO SHOOTINGS)", "is_TRU": "yes", "is_arrest": "no", "month": 10, "original_time_queued": "2018-10-10T18:02:42", "precinct": "North", "priority": 5, "sector": "LINCOLN", "time_delta": 9479, "year": 2018}, {"arrived_time": "2018-10-14T14:28:43", "beat": "COMM", "call_type": "TELEPHONE OTHER, NOT 911", "crime_type": "rape", "event_clearing": "REPORT WRITTEN (NO ARREST)", "final_call_type": "Acquaintance Rape", "initial_call_type": "TRU - RAPE", "is_TRU": "yes", "is_arrest": "no", "month": 10, "original_time_queued": "2018-10-14T13:14:13", "precinct": "Unknown", "priority": 5, "sector": null, "time_delta": 4470, "year": 2018}, {"arrived_time": "2018-10-15T08:50:10", "beat": "F1", "call_type": "TELEPHONE OTHER, NOT 911", "crime_type": "rape", "event_clearing": "REPORT WRITTEN (NO ARREST)", "final_call_type": "Acquaintance Rape", "initial_call_type": "TRU - ASLT - MOLESTED ADULT (GROPED, FONDLED, ETC)", "is_TRU": "yes", "is_arrest": "no", "month": 10, "original_time_queued": "2018-10-15T08:13:27", "precinct": "Southwest", "priority": 5, "sector": "FRANK", "time_delta": 2203, "year": 2018}, {"arrived_time": "2018-12-05T12:51:09", "beat": "O2", "call_type": "TELEPHONE OTHER, NOT 911", "crime_type": "rape", "event_clearing": "REPORT WRITTEN (NO ARREST)", "final_call_type": "Acquaintance Rape", "initial_call_type": "TRU - RAPE", "is_TRU": "yes", "is_arrest": "no", "month": 12, "original_time_queued": "2018-12-05T12:46:58", "precinct": "South", "priority": 5, "sector": "OCEAN", "time_delta": 251, "year": 2018}]}, "encoding": {"color": {"field": "event_clearning", "type": "nominal"}, "column": {"field": "year", "type": "nominal"}, "x": {"field": "year", "type": "ordinal"}, "y": {"aggregate": "sum", "field": "is_TRU", "type": "nominal"}}, "mark": "bar"}
